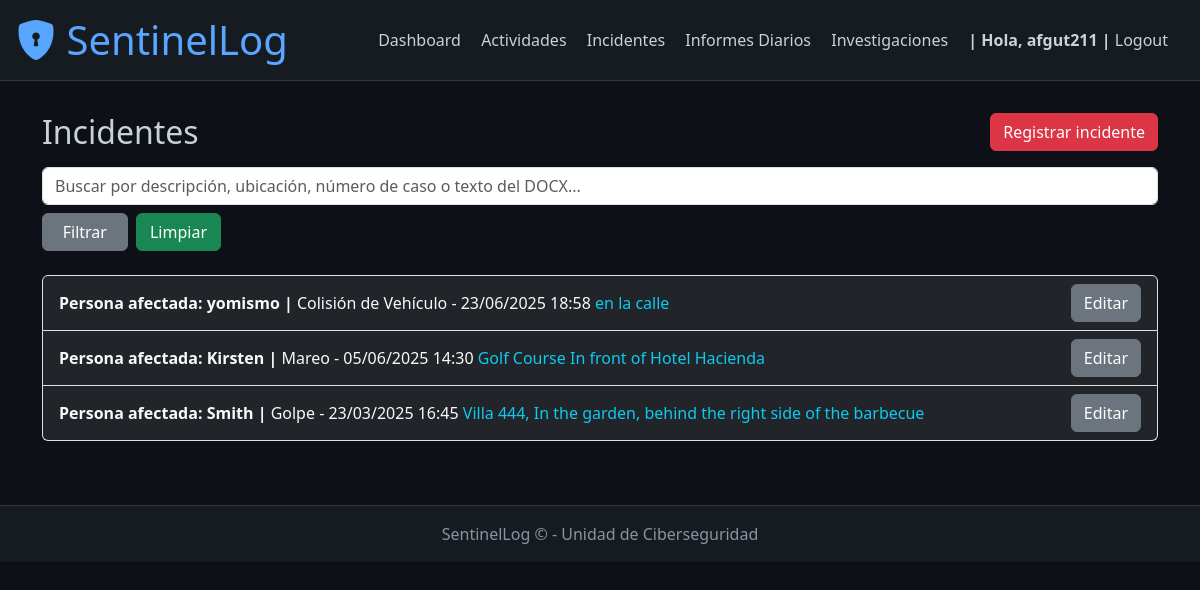
Page /incident_management/ (signed in) on the committed database.
### incident_management/models.py (models this page shows, shortened)
class Incident(models.Model):
    incident_type = models.ForeignKey(IncidentType, on_delete=models.PROTECT, null=True)
    affected_person = models.CharField("Persona afectada", max_length=100, blank=True, null=True)
    date = models.DateTimeField(help_text="Fecha y hora del incidente")
    location = models.CharField(max_length=255)
    description = models.TextField()
    reported_by = models.ForeignKey(User, on_delete=models.SET_NULL, null=True, related_name='incidents_reported')
    incident_report_docx = models.FileField(upload_to='incident_reports/docx/', null=True, blank=True, help_text="Archivo DOCX del Incident Report")
    insurance_case_number = models.CharField(max_length=100, blank=True, help_text="Número de caso de la aseguradora")
    related_investigation = models.ForeignKey(
        'investigations.InvestigationCase',
        on_delete=models.SET_NULL,
        null=True,
        blank=True,
        help_text="Relaciona este incidente con una investigación si aplica"
    )
    created_at = models.DateTimeField(auto_now_add=True)
    docx_text = models.TextField(blank=True, help_text="Texto extraído del DOCX para búsqueda")

class IncidentType(models.Model):
    name = models.CharField(max_length=100, unique=True)

### incident_management/views.py (the view, shortened to what this page needs)
# urls.py: path('', views.index, name='daily_activity_index'),
def index(request):
    incidents = Incident.objects.all().order_by('-date')
    search = request.GET.get('search')
    return render(request, 'incident_management/index.html', {
        'incidents': incidents,
        'search': search,
    })

### incident_management/templates/incident_management/index.html (shortened to what this page needs)
{% extends 'base.html' %}
{% block content %}
<div class="d-flex justify-content-between align-items-center mb-3">
    <h2 class="mb-0">Incidentes</h2>
    <a href="{% url 'add_incident' %}" class="btn btn-danger">
        Registrar incidente
    </a>
</div>
<form method="get" class="row g-2 mb-4">
    <div class="col-md-4 w-100">
        <input type="text" name="search" class="form-control" placeholder="Buscar por descripción, ubicación, número de caso o texto del DOCX..." value="{{ search|default_if_none:'' }}">
    </div>
    <div class="col-md-2 d-flex gap-2">
        <button type="submit" class="btn btn-secondary w-50">Filtrar</button>
        <a href="{% url 'incident_management_index' %}" class="btn btn-success w-50">Limpiar</a>
    </div>
</form>
<div class="list-group">
    {% for incident in incidents %}
        <div class="list-group-item bg-dark text-light d-flex justify-content-between align-items-center">
            <div>
                <a href="{% url 'incident_detail' incident.pk %}" class="text-light text-decoration-none">
                    <strong>Persona afectada: {{ incident.affected_person|default:"-" }} | </strong>
                    {{ incident.incident_type.name }} - {{ incident.date|date:"d/m/Y H:i" }}
                </a>
                <span class="text-info">{{ incident.location }}</span>
            </div>
            <a href="{% url 'edit_incident' incident.pk %}" class="btn btn-secondary">
                Editar
            </a>
        </div>
    {% empty %}
        <div class="alert alert-info mb-0">
            No hay incidentes registrados.
        </div>
    {% endfor %}
</div>
{% endblock %}

### templates/base.html (shortened to what this page needs)
<!DOCTYPE html>
<html lang="es">
<head>
    <link href="https://cdn.jsdelivr.net/npm/bootstrap@5.3.3/dist/css/bootstrap.min.css" rel="stylesheet">
    <link href="https://cdn.jsdelivr.net/npm/bootstrap-icons@1.10.5/font/bootstrap-icons.css" rel="stylesheet">
    <link href="https://cdnjs.cloudflare.com/ajax/libs/toastr.js/latest/toastr.min.css" rel="stylesheet"/>
</head>
<body>
    <header class="d-flex flex-column flex-md-row align-items-center justify-content-between">
        <h1><i class="bi bi-shield-lock-fill"></i> SentinelLog</h1>
        <nav class="mt-3 mt-md-0">
            <a href="/dashboard/">Dashboard</a>
            <a href="/daily_activity/">Actividades</a>
            <a href="/incident_management/">Incidentes</a>
            <a href="/daily_reports/">Informes Diarios</a>
            <a href="/investigations/">Investigaciones</a>
            {% if user.is_authenticated %}
            <span><b>| Hola, {{ user }} |</b></span>
            <a href="{% url 'account_logout' %}">Logout</a>
            {% else %}
                <a href="/accounts/login/">Login</a>
            {% endif %}
        </nav>
    </header>
    <main class="container">
        {% block content %}{% endblock %}
    </main>
    <footer>
        SentinelLog © {{ now|date:"Y" }} - Unidad de Ciberseguridad
    </footer>
</body>
</html>

### templates/base.html (style rules this page uses)
body { background-color: #0d1117; color: #c9d1d9; }
header { background-color: #161b22; padding: 1rem; border-bottom: 1px solid #30363d; }
header h1 { color: #58a6ff; margin: 0; }
nav a { color: #c9d1d9; margin-right: 1rem; text-decoration: none; }
main { padding: 2rem; }
footer { background-color: #161b22; color: #8b949e; text-align: center; padding: 1rem; border-top: 1px solid #30363d; margin-top: 2rem; }

### rows in the picture
Incident: affected_person "yomismo", incident_type.name "Colisión de Vehículo", date "23/06/2025 18:58", location "en la calle"
Incident: affected_person "Kirsten", incident_type.name "Mareo", date "05/06/2025 14:30", location "Golf Course In front of Hotel Hacienda"
Incident: affected_person "Smith", incident_type.name "Golpe", date "23/03/2025 16:45", location "Villa 444, In the garden, behind the right side of the barbecue"

### other values in the picture
{{ user }} "afgut211"
